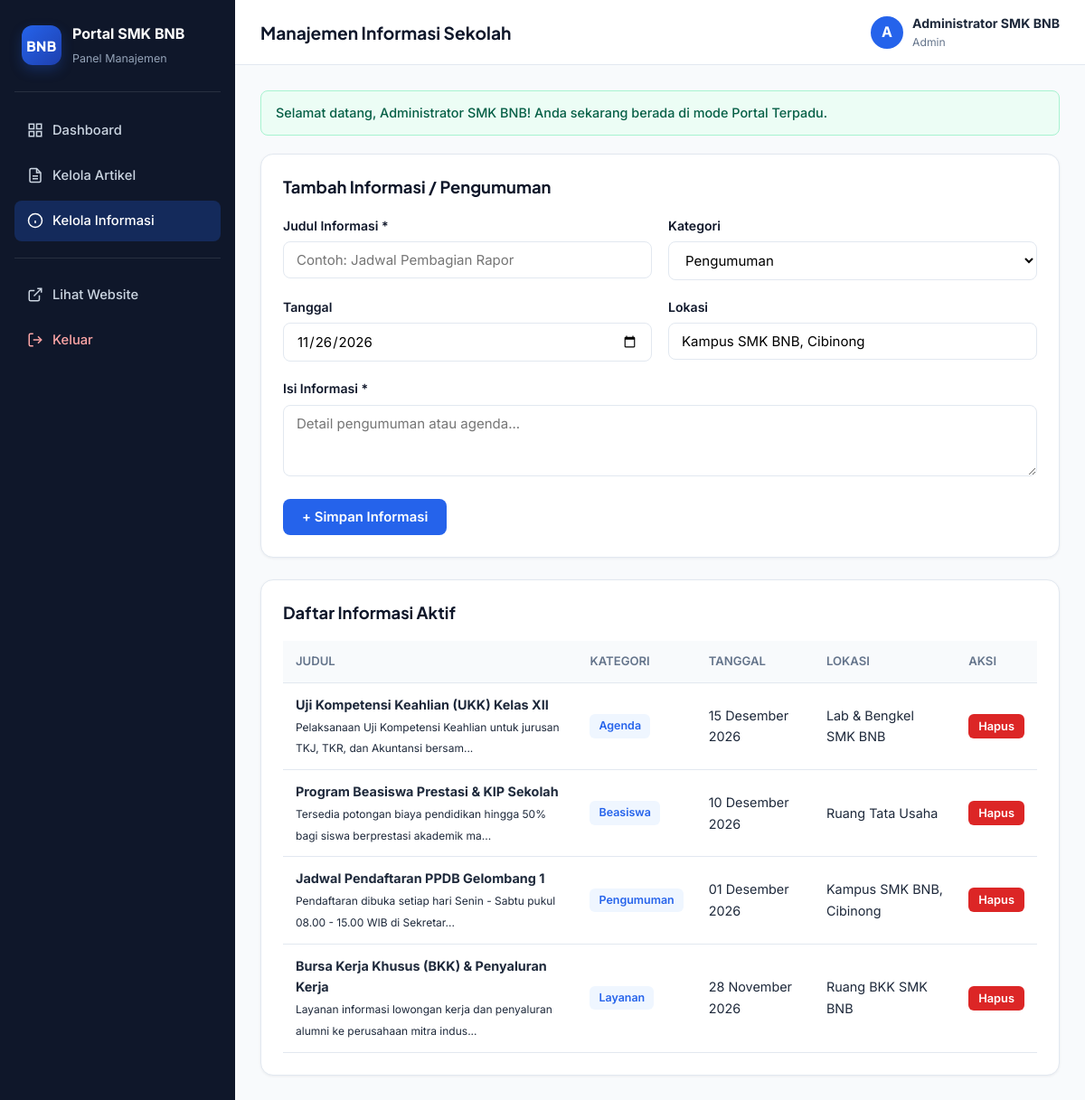
Page /portal/informasi.php (signed in) on the committed database.
### tables this page shows
CREATE TABLE IF NOT EXISTS `informasi` (
    `id` INT AUTO_INCREMENT PRIMARY KEY,
    `judul` VARCHAR(200) NOT NULL,
    `kategori` ENUM('Pengumuman', 'Agenda', 'Beasiswa', 'Layanan') DEFAULT 'Pengumuman',
    `isi` TEXT NOT NULL,
    `tanggal` DATE NOT NULL,
    `lokasi` VARCHAR(150) DEFAULT 'SMK Bangun Nusa Bangsa',
    `is_active` TINYINT(1) DEFAULT 1,
    `created_at` TIMESTAMP DEFAULT CURRENT_TIMESTAMP
);

### includes/functions.php (called while the page is built, shortened)
<?php
function e(?string $str): string
{
    return htmlspecialchars($str ?? '', ENT_QUOTES, 'UTF-8');
}
function formatTanggal(string $date): string
{
    $bulan = [
        1 => 'Januari', 'Februari', 'Maret', 'April', 'Mei', 'Juni',
        'Juli', 'Agustus', 'September', 'Oktober', 'November', 'Desember'
    ];
    $ts = strtotime($date);
    $tgl = date('d', $ts);
    $bln = $bulan[(int) date('n', $ts)] ?? '';
    $thn = date('Y', $ts);
    return "$tgl $bln $thn";
}
function excerpt(string $text, int $limit = 130): string
{
    $clean = trim(strip_tags($text));
    return mb_substr($clean, 0, $limit) . '...';
}

### portal/informasi.php (the view, shortened to what this page needs)
<?php
require_once __DIR__ . '/../includes/functions.php';
$pdo = getDB();
$infoList = $pdo->query("SELECT * FROM informasi ORDER BY tanggal DESC, id DESC")->fetchAll();
require_once __DIR__ . '/includes/portal-header.php';
?>
<div class="portal-panel" style="margin-bottom:24px;">
    <div class="portal-panel-header">
        <h2>Tambah Informasi / Pengumuman</h2>
    </div>
    <form method="POST" action="informasi.php" class="portal-form">
        <div class="form-grid-2">
            <div class="form-group">
                <label for="judul">Judul Informasi *</label>
                <input type="text" id="judul" name="judul" required placeholder="Contoh: Jadwal Pembagian Rapor">
            </div>
            <div class="form-group">
                <label for="kategori">Kategori</label>
                <select id="kategori" name="kategori">
                    <option value="Pengumuman">Pengumuman</option>
                </select>
            </div>
        </div>
        <div class="form-grid-2">
            <div class="form-group">
                <label for="tanggal">Tanggal</label>
                <input type="date" id="tanggal" name="tanggal" value="<?= date('Y-m-d') ?>" required>
            </div>
            <div class="form-group">
                <label for="lokasi">Lokasi</label>
                <input type="text" id="lokasi" name="lokasi" value="Kampus SMK BNB, Cibinong">
            </div>
        </div>
        <div class="form-group">
            <label for="isi">Isi Informasi *</label>
            <textarea id="isi" name="isi" rows="3" required placeholder="Detail pengumuman atau agenda..."></textarea>
        </div>
        <button type="submit" class="btn btn-primary">+ Simpan Informasi</button>
    </form>
</div>
<div class="portal-panel">
    <div class="portal-panel-header">
        <h2>Daftar Informasi Aktif</h2>
    </div>
    <div class="table-responsive">
        <table class="portal-table">
            <thead>
                <tr>
                    <th>Judul</th>
                    <th>Kategori</th>
                    <th>Tanggal</th>
                    <th>Lokasi</th>
                    <th>Aksi</th>
                </tr>
            </thead>
            <tbody>
                <?php if (empty($infoList)): ?>
                    <tr><td colspan="5" style="text-align:center;">Belum ada informasi.</td></tr>
                <?php else: ?>
                    <?php foreach ($infoList as $row): ?>
                        <tr>
                            <td>
                                <strong><?= e($row['judul']) ?></strong><br>
                                <small class="text-muted"><?= e(excerpt($row['isi'], 80)) ?></small>
                            </td>
                            <td><span class="badge-soft"><?= e($row['kategori']) ?></span></td>
                            <td><?= formatTanggal($row['tanggal']) ?></td>
                            <td><?= e($row['lokasi']) ?></td>
                            <td>
                                <form method="POST" action="informasi.php" onsubmit="return confirm('Hapus informasi ini?');">
                                    <button type="submit" class="btn btn-danger btn-xs">Hapus</button>
                                </form>
                            </td>
                        </tr>
                    <?php endforeach; ?>
                <?php endif; ?>
            </tbody>
        </table>
    </div>
</div>
<?php require_once __DIR__ . '/includes/portal-footer.php'; ?>

### assets/css/style.css (style rules this page uses)
:root { --primary: #2563eb; --primary-dark: #1d4ed8; --primary-light: #eff6ff; --secondary: #0f172a; --accent: #059669; --danger: #dc2626; --warning: #d97706; --bg: #f8fafc; --surface: #ffffff; --text: #1e293b; --text-muted: #64748b; --border: #e2e8f0; --radius: 14px; --radius-sm: 8px; --shadow-sm: 0 1px 3px rgba(15, 23, 42, 0.06); --shadow-md: 0 10px 25px -5px rgba(15, 23, 42, 0.08), 0 4px 10px -6px rgba(15, 23, 42, 0.04); --shadow-lg: 0 20px 40px -12px rgba(15, 23, 42, 0.14); --font-sans: 'Inter', -apple-system, BlinkMacSystemFont, 'Segoe UI', Roboto, sans-serif; --font-heading: 'Plus Jakarta Sans', 'Inter', sans-serif; }
*, *::before, *::after { box-sizing: border-box; }
html { scroll-behavior: smooth; }
body { margin: 0; font-family: var(--font-sans); color: var(--text); background-color: var(--bg); line-height: 1.65; -webkit-font-smoothing: antialiased; }
h1, h2, h3, h4 { font-family: var(--font-heading); color: var(--secondary); line-height: 1.25; margin-top: 0; }
.btn { display: inline-flex; align-items: center; justify-content: center; gap: 8px; padding: 10px 20px; border-radius: var(--radius-sm); font-weight: 600; font-size: 0.93rem; cursor: pointer; border: 1.5px solid transparent; transition: all 0.2s ease; font-family: inherit; }
.btn-xs { padding: 5px 10px; font-size: 0.8rem; border-radius: 6px; }
.btn-primary { background: var(--primary); color: #fff; }
.btn-danger { background: var(--danger); color: #fff; }
.form-group { margin-bottom: 18px; }
.form-group label { display: block; font-weight: 600; font-size: 0.88rem; margin-bottom: 6px; color: var(--secondary); }
.form-group input[type="text"], .form-group input[type="password"], .form-group input[type="date"], .form-group select, .form-group textarea { width: 100%; padding: 10px 14px; border: 1px solid var(--border); border-radius: var(--radius-sm); font-family: inherit; font-size: 0.94rem; background: #fff; transition: border-color 0.2s, box-shadow 0.2s; }
.form-grid-2 { display: grid; grid-template-columns: repeat(2, 1fr); gap: 18px; }
.portal-panel { background: #fff; border: 1px solid var(--border); border-radius: var(--radius); padding: 24px; box-shadow: var(--shadow-sm); }
.portal-panel-header { display: flex; justify-content: space-between; align-items: center; gap: 16px; flex-wrap: wrap; margin-bottom: 20px; }
.portal-panel-header h2 { font-size: 1.15rem; margin: 0; }
.table-responsive { overflow-x: auto; }
.portal-table { width: 100%; border-collapse: collapse; }
.portal-table th, .portal-table td { padding: 12px 14px; border-bottom: 1px solid var(--border); text-align: left; font-size: 0.9rem; vertical-align: middle; }
.portal-table th { background: var(--bg); font-weight: 600; color: var(--text-muted); font-size: 0.82rem; text-transform: uppercase; }
.badge-soft { display: inline-block; background: var(--primary-light); color: var(--primary); padding: 3px 10px; border-radius: 6px; font-size: 0.78rem; font-weight: 600; }

### rows in the picture
informasi: judul "Uji Kompetensi Keahlian (UKK) Kelas XII", isi "Pelaksanaan Uji Kompetensi Keahlian untuk jurusan TKJ, TKR, dan Akuntansi bersam...", kategori "Agenda", tanggal "15 Desember 2026", lokasi "Lab & Bengkel SMK BNB"
informasi: judul "Program Beasiswa Prestasi & KIP Sekolah", isi "Tersedia potongan biaya pendidikan hingga 50% bagi siswa berprestasi akademik ma...", kategori "Beasiswa", tanggal "10 Desember 2026", lokasi "Ruang Tata Usaha"
informasi: judul "Jadwal Pendaftaran PPDB Gelombang 1", isi "Pendaftaran dibuka setiap hari Senin - Sabtu pukul 08.00 - 15.00 WIB di Sekretar...", kategori "Pengumuman", tanggal "01 Desember 2026", lokasi "Kampus SMK BNB, Cibinong"
informasi: judul "Bursa Kerja Khusus (BKK) & Penyaluran Kerja", isi "Layanan informasi lowongan kerja dan penyaluran alumni ke perusahaan mitra indus...", kategori "Layanan", tanggal "28 November 2026", lokasi "Ruang BKK SMK BNB"

### other values in the picture
SITE_SHORT "SMK BNB"
$pageHeading "Manajemen Informasi Sekolah"
substr($_SESSION['user_nama'] ?? 'A', 0, 1) "A"
$_SESSION['user_nama'] "Administrator SMK BNB"
$_SESSION['user_role'] "Admin"
$flash['message'] "Selamat datang, Administrator SMK BNB! Anda sekarang berada di mode Portal Terpadu."
